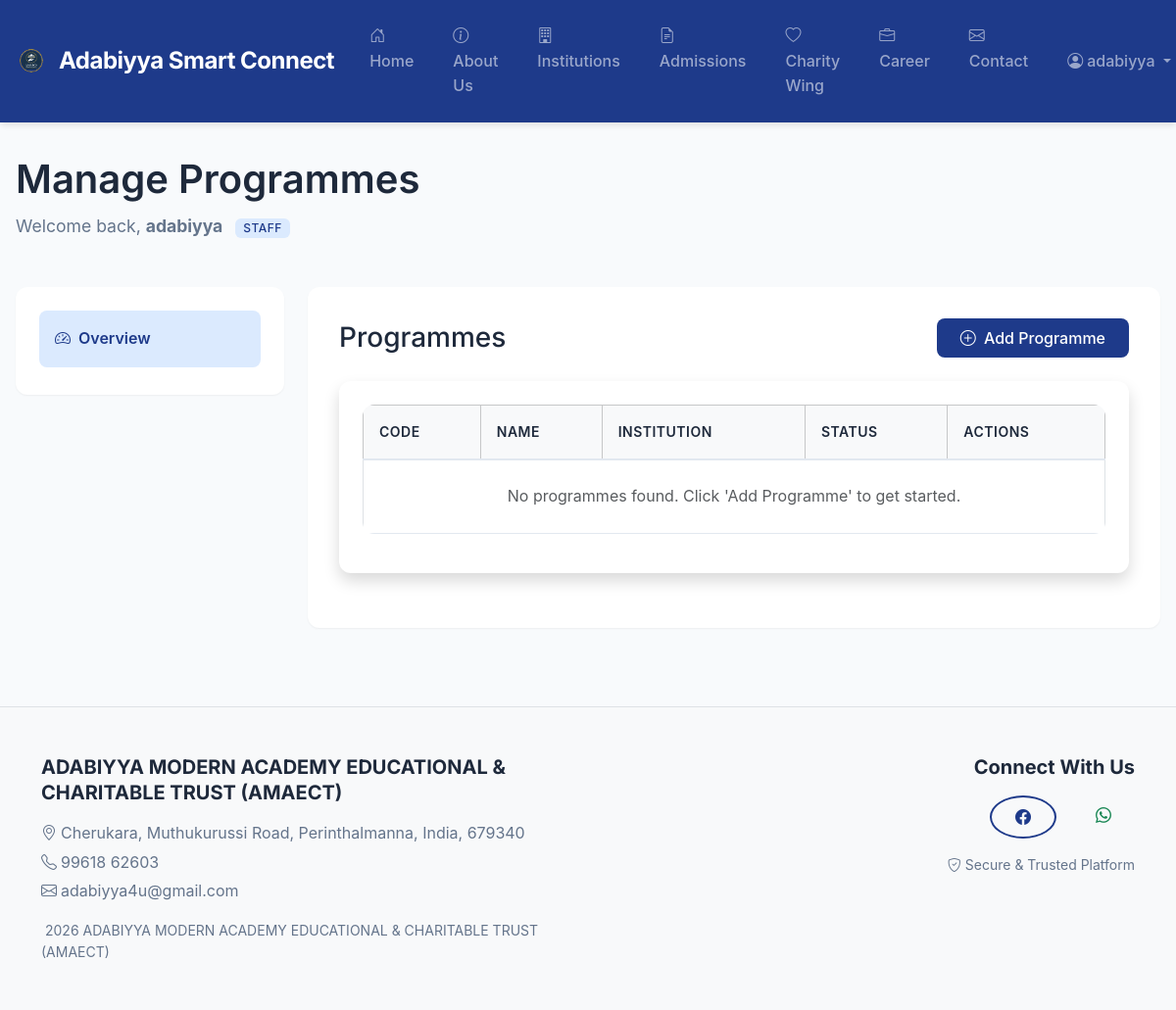
Before: /admissions/programmes/ (signed in) with the older database file.
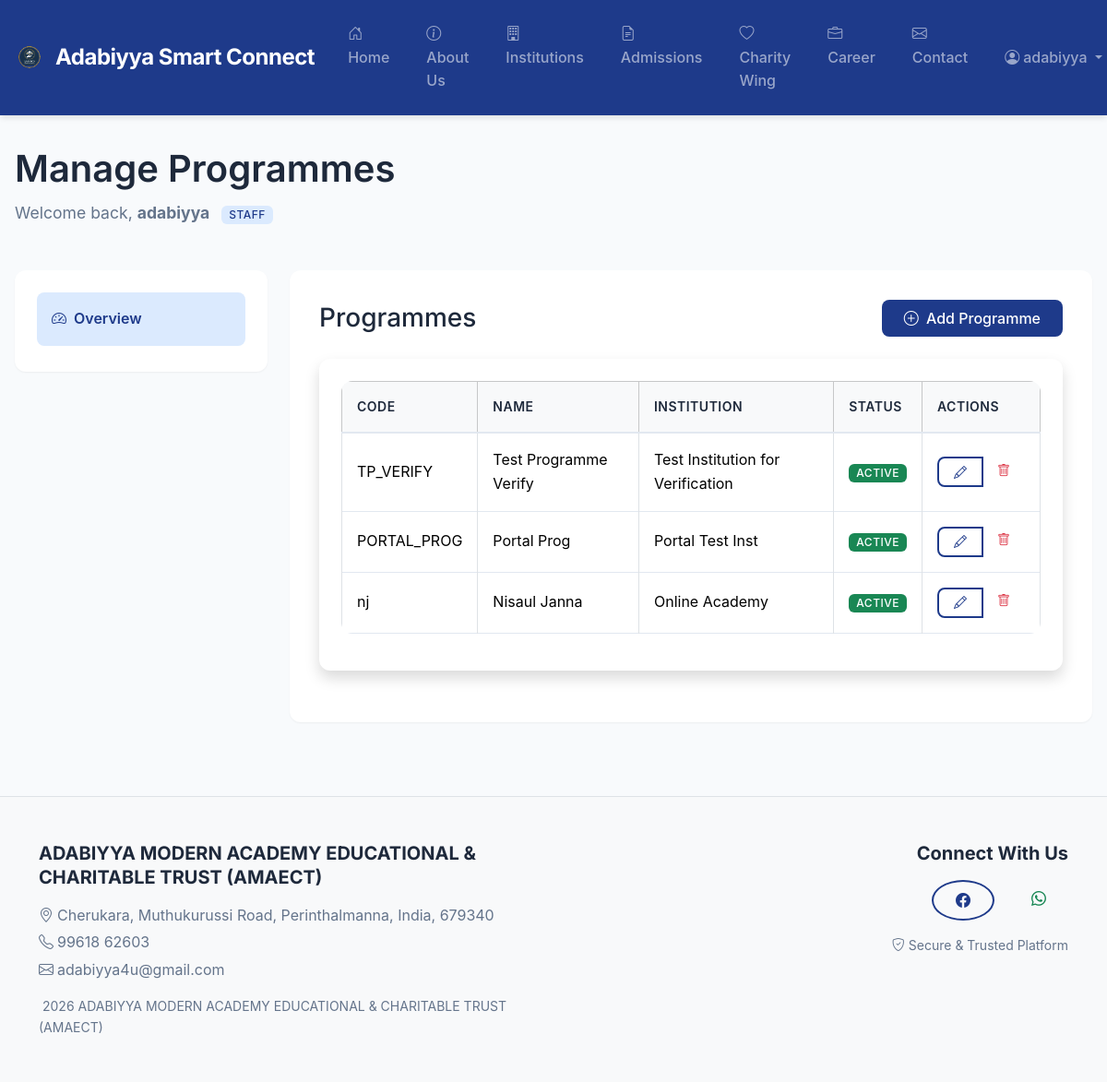
After: the same page with the newer database file.
### admissions/models.py (models this page shows, shortened)
class Programme(models.Model):
    institution = models.ForeignKey(
        Institution,
        on_delete=models.CASCADE,
        related_name="programmes",
    )
    name = models.CharField(max_length=255)
    code = models.CharField(max_length=50)
    description = models.TextField(blank=True)
    is_active = models.BooleanField(default=True)
    class Meta:
        unique_together = ("institution", "code")
        verbose_name = _("Programme")

### core/models.py (models this page shows, shortened)
class Institution(models.Model):
    name = models.CharField(max_length=255)
    code = models.CharField(max_length=50, unique=True)
    address = models.TextField(blank=True)
    phone = models.CharField(max_length=20, blank=True)
    email = models.EmailField(blank=True)
    description = models.TextField(blank=True, help_text=_("Detailed description of the institution"))
    image = models.ImageField(upload_to="institutions/", blank=True, null=True)
    is_active = models.BooleanField(default=True)
    class Meta:
        verbose_name = _("Institution")
        verbose_name_plural = _("Institutions")

### admissions/views.py (the view)
# urls.py: path("programmes/", views.ProgrammeListView.as_view(), name="programme_list"),
class ProgrammeListView(RoleRequiredMixin, ListView):
    model = Programme
    template_name = "admissions/programme_list.html"
    context_object_name = 'programmes'
    allowed_roles = [User.Roles.ADMIN]
    def get_queryset(self):
        queryset = super().get_queryset()
        institution_id = self.request.GET.get('institution')
        if institution_id:
            queryset = queryset.filter(institution_id=institution_id)
        return queryset
    def get_context_data(self, **kwargs):
        context = super().get_context_data(**kwargs)
        if self.request.GET.get('institution'):
            from core.models import Institution
            context['current_institution'] = Institution.objects.get(pk=self.request.GET.get('institution'))
        return context

### accounts/permissions.py (called while the page is built)
    def test_func(self) -> bool:
        user: User = self.request.user
        if not user.is_authenticated:
            return False
        if not self.allowed_roles:
            return True
        return user.role in self.allowed_roles or user.is_superuser

### templates/admissions/programme_list.html (shortened to what this page needs)
{% extends "core/dashboard_base.html" %}
{% load static %}
{% block dashboard_title %}Manage Programmes{% endblock %}
{% block dashboard_content %}
<div class="d-flex justify-content-between align-items-center mb-4">
    <div>
        <h1 class="h3 mb-0 text-gray-800">Programmes</h1>
    </div>
    <a href="{% url 'admissions:programme_create' %}{% if current_institution %}?institution={{ current_institution.pk }}{% endif %}" class="btn btn-primary">
        <i class="bi bi-plus-circle me-1"></i> Add Programme
    </a>
</div>
<div class="card shadow mb-4">
    <div class="card-body">
        <div class="table-responsive">
            <table class="table table-bordered table-hover" width="100%" cellspacing="0">
                <thead class="table-light">
                    <tr>
                        <th>Code</th>
                        <th>Name</th>
                        <th>Institution</th>
                        <th>Status</th>
                        <th>Actions</th>
                    </tr>
                </thead>
                <tbody>
                    {% for programme in programmes %}
                    <tr>
                        <td>{{ programme.code }}</td>
                        <td>{{ programme.name }}</td>
                        <td>{{ programme.institution.name }}</td>
                        <td>
                            {% if programme.is_active %}
                            <span class="badge bg-success">Active</span>
                            {% else %}
                            <span class="badge bg-secondary">Inactive</span>
                            {% endif %}
                        </td>
                        <td>
                            <div class="btn-group">
                                <a href="{% url 'admissions:programme_update' programme.pk %}" class="btn btn-sm btn-outline-primary" title="Edit">
                                    <i class="bi bi-pencil"></i>
                                </a>
                                <a href="{% url 'admissions:programme_delete' programme.pk %}" class="btn btn-sm btn-outline-danger" title="Delete">
                                    <i class="bi bi-trash"></i>
                                </a>
                            </div>
                        </td>
                    </tr>
                    {% empty %}
                    <tr>
                        <td colspan="5" class="text-center py-4 text-muted">
                            No programmes found.
                            {% if current_institution %}
                            Click 'Add Programme' to add one for {{ current_institution.name }}.
                            {% else %}
                            Click 'Add Programme' to get started.
                            {% endif %}
                        </td>
                    </tr>
                    {% endfor %}
                </tbody>
            </table>
        </div>
    </div>
</div>
{% endblock %}

Changed rows visible on the page:
added Programme: code "TP_VERIFY", name "Test Programme Verify", institution.name "Test Institution for Verification", is_active "ACTIVE"
added Programme: code "PORTAL_PROG", name "Portal Prog", institution.name "Portal Test Inst", is_active "ACTIVE"
added Programme: code "nj", name "Nisaul Janna", institution.name "Online Academy", is_active "ACTIVE"
Other visible differences:
text no longer shown: "No programmes found. Click 'Add Programme' to get started."
